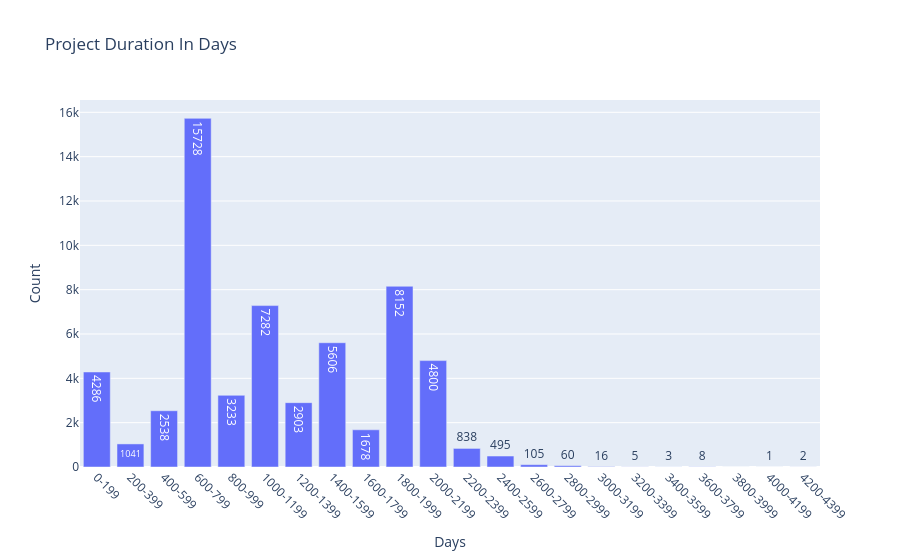

Write notebook code for a chart like this one.
### Code cell
combined_data["duration_days"] = (
    pd.to_datetime(combined_data["metadata_endDate"], errors="coerce", utc=True)
    - pd.to_datetime(combined_data["metadata_startDate"], errors="coerce", utc=True)
).dt.days

bins = list(range(0, int(combined_data["duration_days"].max()) + 200, 200))
labels = [f"{b}-{b+199}" for b in bins[:-1]]
combined_data["duration_bin"] = pd.cut(combined_data["duration_days"], bins=bins, labels=labels, right=False)

duration_counts = combined_data["duration_bin"].value_counts().sort_index()
fig_duration = px.bar(
    x=duration_counts.index.astype(str), y=duration_counts.values,
    text=duration_counts.values, labels={"x": "Days", "y": "Count"},
    title="Project Duration In Days",
)
fig_duration.update_traces(textposition="auto")
fig_duration.update_xaxes(tickangle=45)
fig_duration.write_image("data/eda_duration_hist.png", width=1300, height=450, scale=2)
fig_duration.show()

### Figure 1 — Plotly figure (JSON) as saved in the notebook; plotly's stock layout.template omitted (floating-point values rounded to 4 significant figures)
{"data": [{"hovertemplate": "Days=%{x}<br>Count=%{y}<br>text=%{text}<extra></extra>", "legendgroup": "", "marker": {"color": "#636efa", "pattern": {"shape": ""}}, "name": "", "orientation": "v", "showlegend": false, "text": [4286.0, 1041.0, 2538.0, 15730.0, 3233.0, 7282.0, 2903.0, 5606.0, 1678.0, 8152.0, 4800.0, 838.0, 495.0, 105.0, 60.0, 16.0, 5.0, 3.0, 8.0, 0.0, 1.0, 2.0], "textposition": "auto", "type": "bar", "x": ["0-199", "200-399", "400-599", "600-799", "800-999", "1000-1199", "1200-1399", "1400-1599", "1600-1799", "1800-1999", "2000-2199", "2200-2399", "2400-2599", "2600-2799", "2800-2999", "3000-3199", "3200-3399", "3400-3599", "3600-3799", "3800-3999", "4000-4199", "4200-4399"], "xaxis": "x", "y": [4286, 1041, 2538, 15728, 3233, 7282, 2903, 5606, 1678, 8152, 4800, 838, 495, 105, 60, 16, 5, 3, 8, 0, 1, 2], "yaxis": "y"}], "layout": {"barmode": "relative", "legend": {"tracegroupgap": 0}, "title": {"text": "Project Duration In Days"}, "xaxis": {"anchor": "y", "domain": [0, 1], "tickangle": 45, "title": {"text": "Days"}}, "yaxis": {"anchor": "x", "domain": [0, 1], "title": {"text": "Count"}}}}
